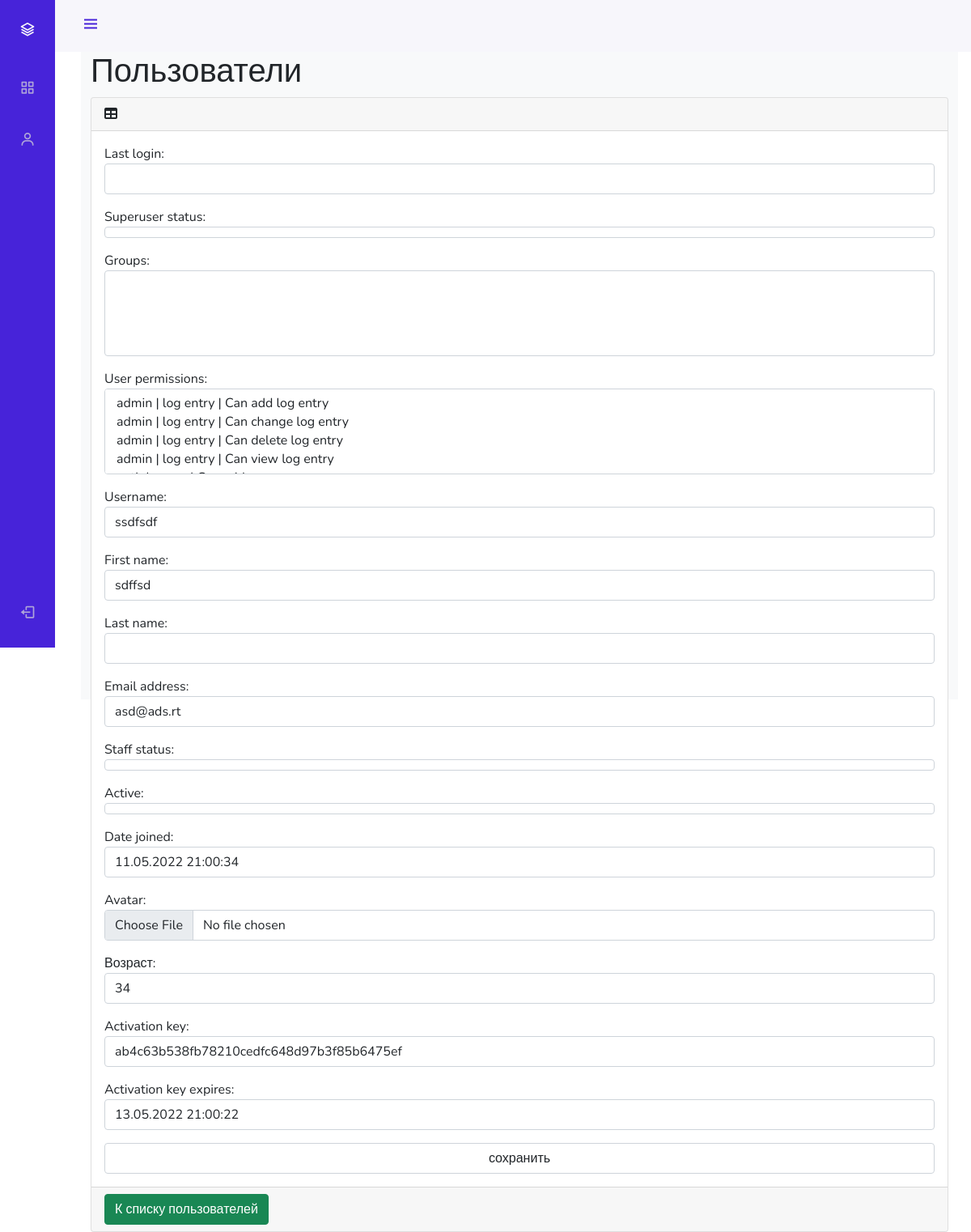
Page /admin_stuff/users/update/1/ on the committed database.
### authapp/models.py (models this page shows, shortened)
class ShopUser(AbstractUser):
    avatar = models.ImageField(upload_to='users_avatars', blank=True)
    age = models.PositiveIntegerField(verbose_name='возраст')
    activation_key = models.CharField(max_length=128, blank=True)
    activation_key_expires = models.DateTimeField(default=(now() + timedelta(hours=48)))

### adminapp/views.py (the view)
# urls.py: path('users/update/<int:pk>/', adminapp.UserUpdateView.as_view(), name='user_update'),
class UserUpdateView(UpdateView):
    model = ShopUser
    template_name = 'adminapp/user_update.html'
    success_url = reverse_lazy('admin_stuff:users')
    form_class = ShopUserAdminEditForm

### adminapp/forms.py
class ShopUserAdminEditForm(ShopUserEditForm):
    class Meta:
        model = ShopUser
        fields = '__all__'
    def __init__(self, *args, **kwargs):
        super().__init__(*args, **kwargs)
        for field_name, field in self.fields.items():
            field.widget.attrs['class'] = 'form-control'
            field.help_text = ''

### mainapp/context_processors.py (called while the page is built)
def basket(request):
    print(f'context processor basket works')
    basket = []
    if request.user.is_authenticated:
        basket = Basket.objects.filter(user=request.user)
    return {
        'basket': basket,
    }

### adminapp/templates/adminapp/user_update.html (shortened to what this page needs)
{% extends 'adminapp/base.html' %}
{% load static %}
{% block content %}
    <main>
        <div class="container-fluid">
            <h1 class="mt-4">Пользователи</h1>
            <div class="card mb-4">
                <div class="card-header">
                    <i class="fas fa-table mr-1"></i>
                </div>
                <div class="card-body">
                    <div class="table-responsive">
                        <form class="form-horizontal" method="post" enctype="multipart/form-data">
                            {{ form.as_p }}
                            <input class="form-control" type="submit" value="сохранить">
                        </form>
                    </div>
                </div>
                <div class="card-footer">
                    <a href="{% url 'admin_stuff:users' %}">
                        <button class="btn btn-success">К списку пользователей</button>
                    </a>
                </div>
            </div>
        </div>
    </main>
{% endblock %}

### adminapp/static/adminapp/css/style.css (style rules this page uses)
:root { --header-height: 3rem; --nav-width: 68px; --first-color: #4723D9; --first-color-light: #AFA5D9; --white-color: #F7F6FB; --body-font: 'Nunito', sans-serif; --normal-font-size: 1rem; --z-fixed: 100 }
body { position: relative; margin: var(--header-height) 0 0 0; padding: 0 1rem; font-family: var(--body-font); font-size: var(--normal-font-size); transition: .5s }
a { text-decoration: none }
@media screen and (min-width: 768px) { body { margin: calc(var(--header-height) + 1rem) 0 0 0; padding-left: calc(var(--nav-width) + 2rem) } }

### rows in the picture
ShopUser: username "ssdfsdf", first_name "sdffsd", email "asd@ads.rt", date_joined "11.05.2022 21:00:34", age "34", activation_key "ab4c63b538fb78210cedfc648d97b3f85b6475ef", activation_key_expires "13.05.2022 21:00:22"
